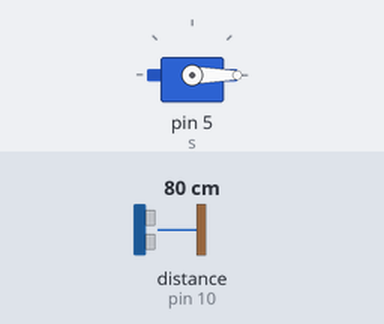
Recording of a sketch running on a simulated Arduino Uno, built with avr-gcc and run on an emulated ATmega328P. Shown: servo. Wiring (inferred from the names in the program): ultrasonic range finder: trigger pin 9; echo pin 10. Inputs (shaded band) come from the test bench; at power-on: distance to the obstacle (sensor on pin 10) 80 cm. The echo pulse lasts 58.3 µs per cm.

Above: at 1.2 s.
1.3 s: distance to the obstacle (sensor on pin 10) set to 17 cm
2.8 s: distance to the obstacle (sensor on pin 10) set to 14 cm
At 4.0 s:
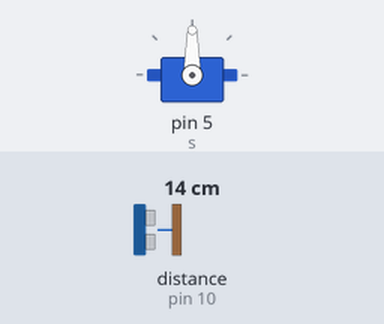
4.3 s: distance to the obstacle (sensor on pin 10) set to 18 cm
At 6.3 s:
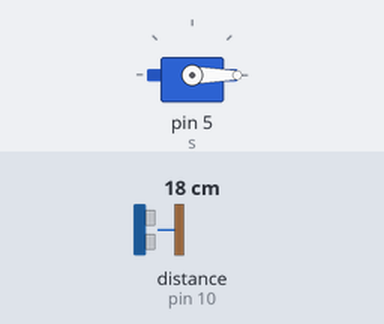
6.9 s: distance to the obstacle (sensor on pin 10) set to 2 cm
At 8.1 s:
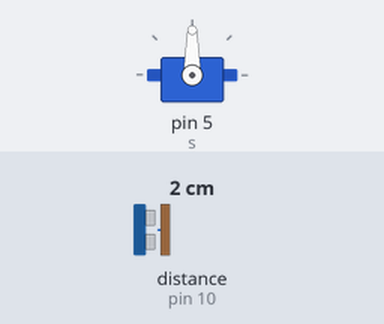
Timing chart, 0 to 9.4 s (numbered marks = the images above; inputs shaded):
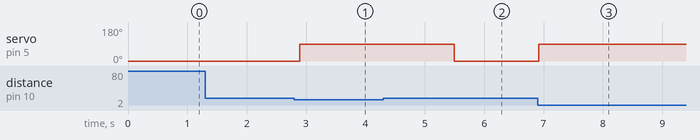

The sketch:

Projeto_079_Alcool_Gel_Automatico.ino
```cpp
// Projeto 079 - Álcool Gel Automático
// Arduino Uno | Arduino Neon Lab

#include <Servo.h>
 Servo s; int trig=9, echo=10;
 long medir(){ digitalWrite(trig,LOW); delayMicroseconds(2); digitalWrite(trig,HIGH);
 delayMicroseconds(10); digitalWrite(trig,LOW); return pulseIn(echo,HIGH)*0.034/2; }
 void setup(){ s.attach(5); pinMode(trig,OUTPUT); pinMode(echo,INPUT); s.write(0); }
 void loop(){
   long d = medir();
   if(d < 15){ s.write(90); delay(1200); }
   else s.write(0);
   delay(100);
 }
```

Measured:
- the behaviour switches between 16 and 15 cm on distance to the obstacle (sensor on pin 10) (found by bisection; images 0 and 1)
- after the input at 1.3 s, every drawn part: stays the same
- after the input at 2.8 s, servo on pin 5 (s): 0° → 90° after 0.09 s
- after the input at 4.3 s, servo on pin 5 (s): 90° → 0° after 1.2 s
- after the input at 6.9 s, servo on pin 5 (s): 0° → 90° at once
